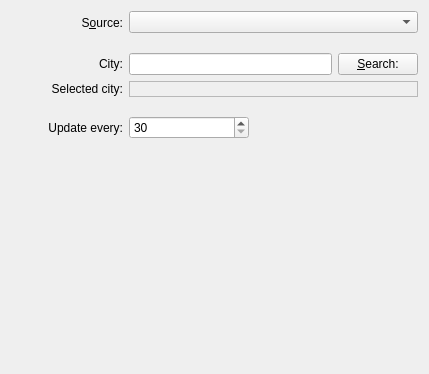
<ui version="4.0" >
 <class>weatherLocations</class>
 <widget class="QWidget" name="weatherLocations" >
  <property name="windowModality" >
   <enum>Qt::NonModal</enum>
  </property>
  <property name="geometry" >
   <rect>
    <x>0</x>
    <y>0</y>
    <width>429</width>
    <height>374</height>
   </rect>
  </property>
  <property name="sizePolicy" >
   <sizepolicy vsizetype="Preferred" hsizetype="Preferred" >
    <horstretch>0</horstretch>
    <verstretch>0</verstretch>
   </sizepolicy>
  </property>
  <property name="minimumSize" >
   <size>
    <width>0</width>
    <height>0</height>
   </size>
  </property>
  <property name="maximumSize" >
   <size>
    <width>16777215</width>
    <height>16777215</height>
   </size>
  </property>
  <property name="windowTitle" >
   <string>Locations</string>
  </property>
  <layout class="QGridLayout" name="gridLayout" >
   <item row="0" column="0" >
    <spacer name="horizontalSpacer" >
     <property name="orientation" >
      <enum>Qt::Horizontal</enum>
     </property>
     <property name="sizeType" >
      <enum>QSizePolicy::Fixed</enum>
     </property>
     <property name="sizeHint" stdset="0" >
      <size>
       <width>20</width>
       <height>23</height>
      </size>
     </property>
    </spacer>
   </item>
   <item row="0" column="1" >
    <widget class="QLabel" name="label" >
     <property name="text" >
      <string>S&amp;ource:</string>
     </property>
     <property name="alignment" >
      <set>Qt::AlignRight|Qt::AlignTrailing|Qt::AlignVCenter</set>
     </property>
     <property name="buddy" >
      <cstring>pluginComboList</cstring>
     </property>
    </widget>
   </item>
   <item row="0" column="2" colspan="3" >
    <widget class="QComboBox" name="pluginComboList" >
     <property name="sizePolicy" >
      <sizepolicy vsizetype="Fixed" hsizetype="Expanding" >
       <horstretch>0</horstretch>
       <verstretch>0</verstretch>
      </sizepolicy>
     </property>
    </widget>
   </item>
   <item row="1" column="2" >
    <spacer name="verticalSpacer_2" >
     <property name="orientation" >
      <enum>Qt::Vertical</enum>
     </property>
     <property name="sizeType" >
      <enum>QSizePolicy::Fixed</enum>
     </property>
     <property name="sizeHint" stdset="0" >
      <size>
       <width>91</width>
       <height>13</height>
      </size>
     </property>
    </spacer>
   </item>
   <item row="2" column="1" >
    <widget class="QLabel" name="label_2" >
     <property name="text" >
      <string>City:</string>
     </property>
     <property name="alignment" >
      <set>Qt::AlignRight|Qt::AlignTrailing|Qt::AlignVCenter</set>
     </property>
     <property name="buddy" >
      <cstring>locationEdit</cstring>
     </property>
    </widget>
   </item>
   <item row="2" column="2" colspan="3" >
    <layout class="QHBoxLayout" name="horizontalLayout" >
     <item>
      <widget class="KLineEdit" name="locationEdit" >
       <property name="sizePolicy" >
        <sizepolicy vsizetype="Fixed" hsizetype="Expanding" >
         <horstretch>0</horstretch>
         <verstretch>0</verstretch>
        </sizepolicy>
       </property>
       <property name="acceptDrops" >
        <bool>false</bool>
       </property>
       <property name="frame" >
        <bool>true</bool>
       </property>
       <property name="urlDropsEnabled" >
        <bool>false</bool>
       </property>
       <property name="trapEnterKeyEvent" stdset="0" >
        <bool>true</bool>
       </property>
       <property name="showClearButton" stdset="0" >
        <bool>true</bool>
       </property>
      </widget>
     </item>
     <item>
      <widget class="QPushButton" name="validateButton" >
       <property name="sizePolicy" >
        <sizepolicy vsizetype="Fixed" hsizetype="Fixed" >
         <horstretch>0</horstretch>
         <verstretch>0</verstretch>
        </sizepolicy>
       </property>
       <property name="text" >
        <string>&amp;Search:</string>
       </property>
      </widget>
     </item>
    </layout>
   </item>
   <item rowspan="2" row="3" column="1" >
    <widget class="QLabel" name="label_4" >
     <property name="text" >
      <string>Selected city:</string>
     </property>
     <property name="alignment" >
      <set>Qt::AlignRight|Qt::AlignTrailing|Qt::AlignVCenter</set>
     </property>
    </widget>
   </item>
   <item rowspan="2" row="3" column="2" colspan="3" >
    <layout class="QVBoxLayout" name="verticalLayout" >
     <item>
      <widget class="QLabel" name="validatedPlaceLabel" >
       <property name="sizePolicy" >
        <sizepolicy vsizetype="Fixed" hsizetype="Expanding" >
         <horstretch>0</horstretch>
         <verstretch>0</verstretch>
        </sizepolicy>
       </property>
       <property name="frameShape" >
        <enum>QFrame::StyledPanel</enum>
       </property>
       <property name="frameShadow" >
        <enum>QFrame::Sunken</enum>
       </property>
       <property name="text" >
        <string/>
       </property>
      </widget>
     </item>
    </layout>
   </item>
   <item row="8" column="2" colspan="3" >
    <layout class="QHBoxLayout" name="horizontalLayout_2" >
     <item>
      <widget class="QSpinBox" name="weatherUpdateSpin" >
       <property name="sizePolicy" >
        <sizepolicy vsizetype="Fixed" hsizetype="Fixed" >
         <horstretch>0</horstretch>
         <verstretch>0</verstretch>
        </sizepolicy>
       </property>
       <property name="minimumSize" >
        <size>
         <width>120</width>
         <height>0</height>
        </size>
       </property>
       <property name="accelerated" >
        <bool>true</bool>
       </property>
       <property name="prefix" >
        <string/>
       </property>
       <property name="minimum" >
        <number>30</number>
       </property>
       <property name="maximum" >
        <number>80</number>
       </property>
       <property name="singleStep" >
        <number>5</number>
       </property>
       <property name="value" >
        <number>30</number>
       </property>
      </widget>
     </item>
     <item>
      <spacer name="horizontalSpacer_2" >
       <property name="orientation" >
        <enum>Qt::Horizontal</enum>
       </property>
       <property name="sizeHint" stdset="0" >
        <size>
         <width>40</width>
         <height>20</height>
        </size>
       </property>
      </spacer>
     </item>
    </layout>
   </item>
   <item row="9" column="4" >
    <spacer name="verticalSpacer" >
     <property name="orientation" >
      <enum>Qt::Vertical</enum>
     </property>
     <property name="sizeHint" stdset="0" >
      <size>
       <width>91</width>
       <height>17</height>
      </size>
     </property>
    </spacer>
   </item>
   <item row="7" column="2" >
    <spacer name="verticalSpacer_4" >
     <property name="orientation" >
      <enum>Qt::Vertical</enum>
     </property>
     <property name="sizeType" >
      <enum>QSizePolicy::Fixed</enum>
     </property>
     <property name="sizeHint" stdset="0" >
      <size>
       <width>91</width>
       <height>13</height>
      </size>
     </property>
    </spacer>
   </item>
   <item row="8" column="1" >
    <widget class="QLabel" name="label_3" >
     <property name="text" >
      <string>Update every:</string>
     </property>
     <property name="alignment" >
      <set>Qt::AlignRight|Qt::AlignTrailing|Qt::AlignVCenter</set>
     </property>
     <property name="buddy" >
      <cstring>weatherUpdateSpin</cstring>
     </property>
    </widget>
   </item>
  </layout>
 </widget>
 <customwidgets>
  <customwidget>
   <class>KLineEdit</class>
   <extends>QLineEdit</extends>
   <header>klineedit.h</header>
  </customwidget>
 </customwidgets>
 <resources/>
 <connections>
  <connection>
   <sender>locationEdit</sender>
   <signal>returnPressed(QString)</signal>
   <receiver>validateButton</receiver>
   <slot>click()</slot>
   <hints>
    <hint type="sourcelabel" >
     <x>239</x>
     <y>65</y>
    </hint>
    <hint type="destinationlabel" >
     <x>388</x>
     <y>64</y>
    </hint>
   </hints>
  </connection>
 </connections>
</ui>
